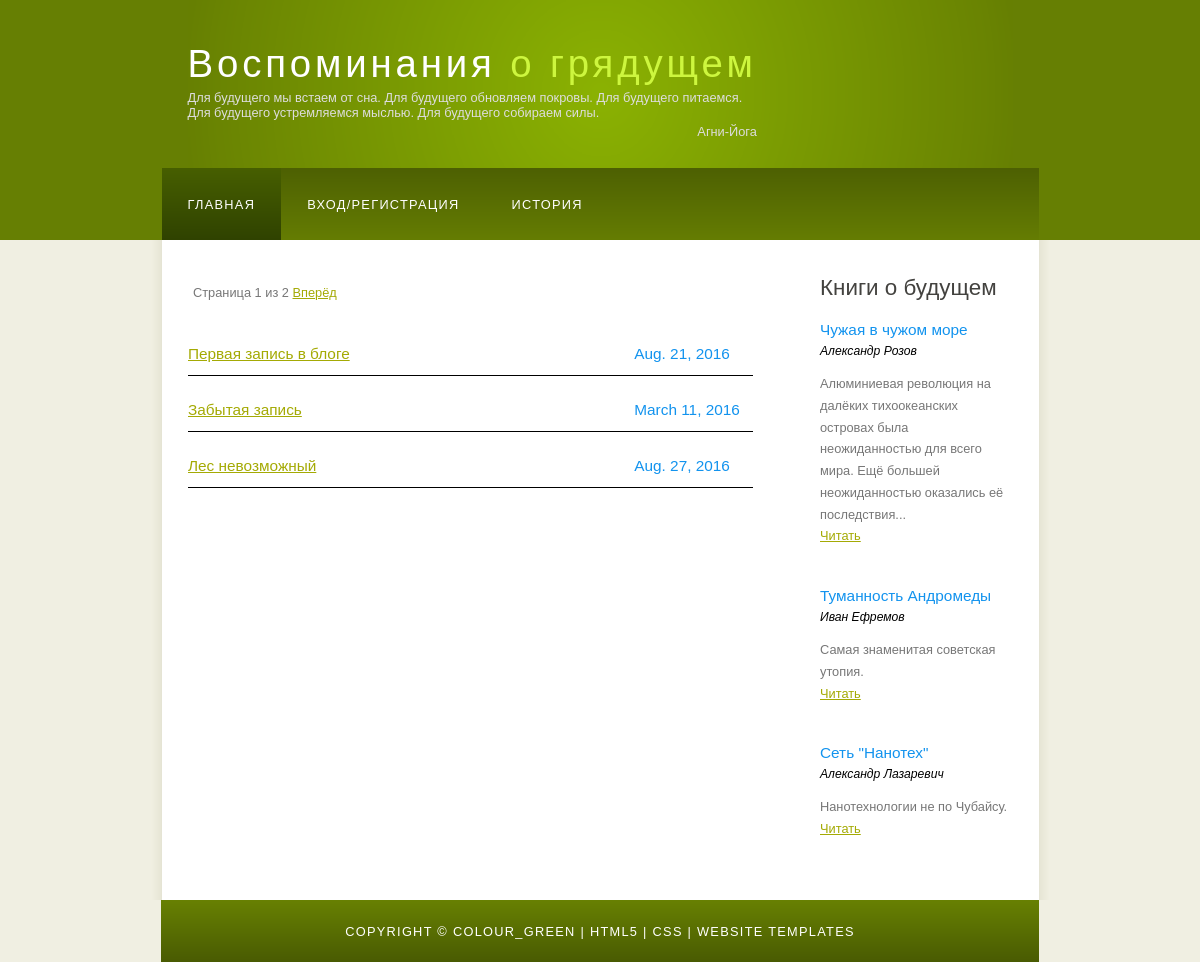
The page /post_headers/ on the database its author committed.
### main_app/models.py (models this page shows, shortened)
class Post(M):
    date = models.DateField(verbose_name = u'Дата публикации')
    header = models.CharField(verbose_name=u'Заголовок публикации', max_length=32, unique=False)
    post_text = models.TextField(verbose_name=u'Содержимое публикации', blank = True)

### main_app/views.py (the view)
# urls.py: url(r'^post_headers/$', post_headers),
def post_headers(request):
    post_list = Post.objects.all()
    paginator = Paginator(post_list, 3)
    page = request.GET.get('page')
    try:
        posts = paginator.page(page)
    except PageNotAnInteger:
        posts = paginator.page(1)
    except EmptyPage:
        posts = paginator.page(paginator.num_pages)
    dic_info ={
        "posts": posts,
    }
    return render(request, "post_headers.html", dic_info)

### main_app/templates/post_headers.html (shortened to what this page needs)
{% extends "base.html" %}
{% block info %}
    {% load static %}
    <div class="paginator_posts">
        <span class="current">
            Страница {{ posts.number }} из {{ posts.paginator.num_pages }}
        </span>
        {% if posts.has_next %}
            <a href="?page={{ posts.next_page_number }}">Вперёд</a>
        {% endif %}
    </div>
    {% if posts %}
        {% for i in posts %}
            <div style="width: 75%; height: 30px; float: left; border-bottom: 1px solid black; padding-top:25px;">
                <h4><a href="/post_text/{{ i.pk }}">{{ i.header }}</a></h4>
            </div>
            <div style="width: 20%; height: 30px; float: left; border-bottom: 1px solid black; padding-top:25px;">
                <h4>{{ i.date }}</h4>
            </div>
        {% endfor %}
    {% else %}
        Нет данных
    {% endif %}
{% endblock %}

### static/css/style.css (style rules this page uses)
html { height: 100%; }
* { margin: 0; padding: 0; }
body { font: normal .80em 'trebuchet ms', arial, sans-serif; background: #F0EFE2; color: #777; }
h1, h2, h3, h4, h5, h6 { font: normal 175% 'century gothic', arial, sans-serif; color: #43423F; margin: 0 0 15px 0; padding: 15px 0 5px 0; }
h4, h5, h6 { margin: 0; padding: 0 0 5px 0; font: normal 120% arial, sans-serif; color: #1293EE; }
a, a:hover { outline: none; text-decoration: underline; color: #A4AA04; }
.paginator_posts { margin: 20px 5px; padding-top: 5px; }

### rows shown on the page
Post: header "Первая запись в блоге", date "Aug. 21, 2016"
Post: header "Забытая запись", date "March 11, 2016"
Post: header "Лес невозможный", date "Aug. 27, 2016"

### other values the page prints
{{ posts.number }} "1"
{{ posts.paginator.num_pages }} "2"
